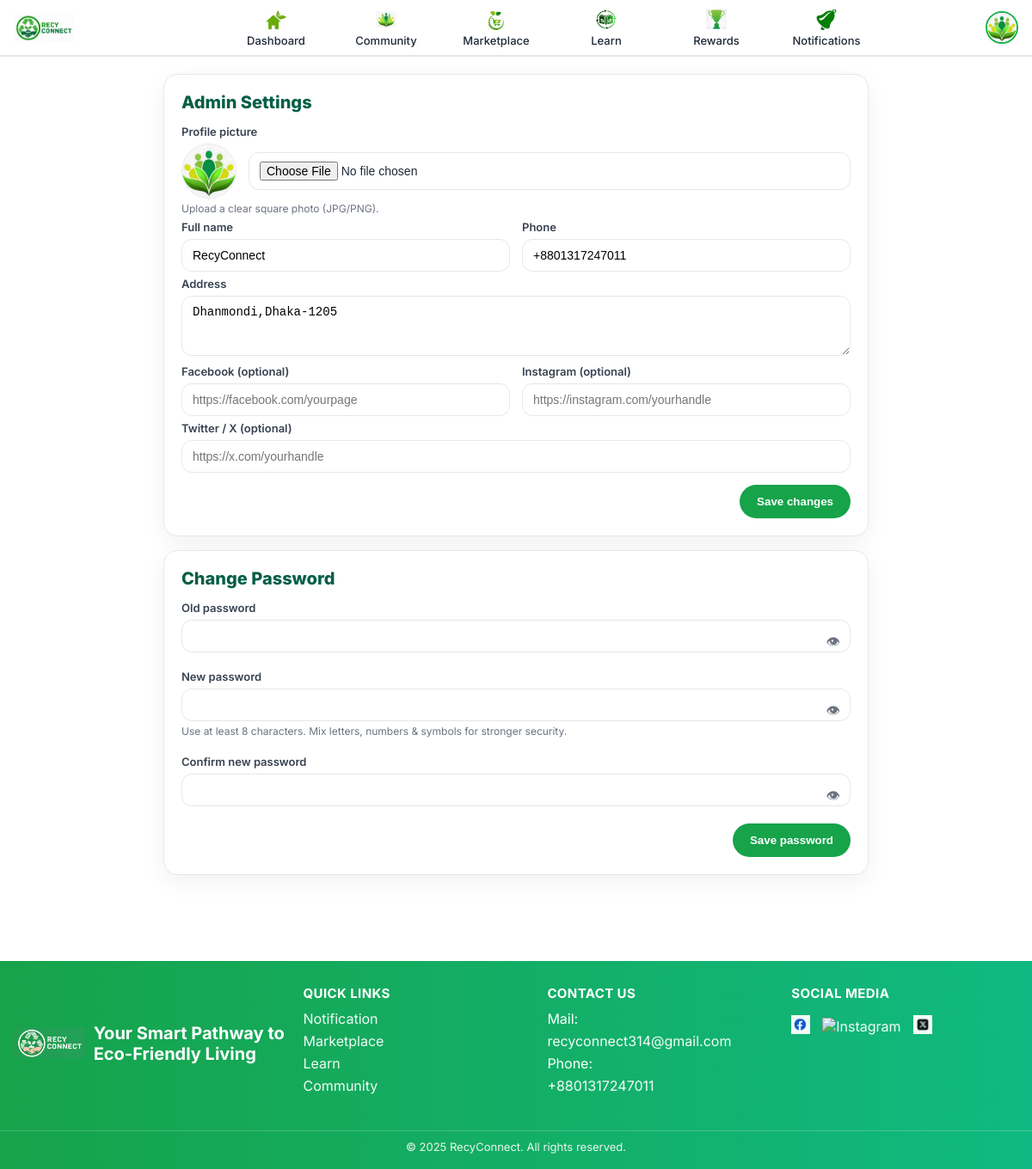
Screenshot of /panel/settings/ (signed in) with the database file from the repository.
### User/models.py (models this page shows, shortened)
class User(AbstractBaseUser):
    ROLE_CHOICES = [
        ("household", "Household"),
        ("collector", "Collector"),
        ("recycler",  "Recycling Centre"),
        ("buyer",     "Buyer"),
    ]
    email = models.EmailField(unique=True, db_index=True)
    password = models.CharField(max_length=128)
    role = models.CharField(max_length=20, choices=ROLE_CHOICES)
    name = models.CharField(max_length=100, blank=True)
    phone = models.CharField(max_length=20, blank=True)
    address = models.CharField(max_length=255, blank=True)
    profile_image = models.ImageField(
        upload_to="user_avatars/%Y/%m/",
        blank=True, null=True,
        help_text="Upload a clear profile photo.",
    )
    map_url = models.URLField(
        blank=True,
        help_text="Google Maps link to your address.",
    )
    facebook = models.URLField(blank=True)
    instagram = models.URLField(blank=True)
    twitter  = models.URLField(blank=True)
    is_staff = models.BooleanField(default=False)
    is_superuser = models.BooleanField(default=False)
    is_active = models.BooleanField(default=False)
    is_approved = models.BooleanField(default=False)
    approved_at = models.DateTimeField(null=True, blank=True)
    approved_by = models.ForeignKey(
        "self", null=True, blank=True,
        on_delete=models.SET_NULL, related_name="approved_users"
    )
    date_joined = models.DateTimeField(default=timezone.now)
    id_card_image = models.ImageField(
        upload_to="user_ids/%Y/%m/",
        blank=True, null=True,
        help_text="ID/visiting card (required for Collector and Recycling Centre).",
    )
    objects = UserManager()
    USERNAME_FIELD = "email"
    REQUIRED_FIELDS = ["role"]
    class Meta:
        ordering = ("-date_joined",)

### AdminPanel/views.py (the view, shortened to what this page needs)
# urls.py: path("settings/", views.settings_view, name="settings"),
@guard
def settings_view(request):
    return render(request, "Admin/ad_settings.html")

### AdminPanel/views.py (called while the page is built)
def staff_or_super(u):
    return u.is_authenticated and (u.is_superuser or u.is_staff)

### Templates/Admin/ad_settings.html (shortened to what this page needs)
{% extends "Admin/admin_base.html" %}
{% load static %}
{% block content %}
<div class="set-wrap">
  <div class="set-card">
    <div class="set-head">
      <div class="set-title">Admin Settings</div>
    </div>
    <form method="post" enctype="multipart/form-data" action="{% url 'adminpanel:settings' %}">
      <div class="row">
        <div class="lbl">Profile picture</div>
        <div class="avatar-box">
          {% if request.user.profile_image %}
            <img class="avatar-prev" src="{{ request.user.profile_image.url }}" alt="Avatar">
          {% else %}
            <img class="avatar-prev" src="{% static 'icons/avatar-placeholder.png' %}" alt="Avatar">
          {% endif %}
          <input class="inp" type="file" name="profile_image" accept="image/*">
        </div>
        <div class="help">Upload a clear square photo (JPG/PNG).</div>
      </div>
      <div class="grid-2">
        <div class="row">
          <div class="lbl">Full name</div>
          <input class="inp" name="name" type="text" value="{{ request.user.name|default:'' }}" placeholder="Your name">
        </div>
        <div class="row">
          <div class="lbl">Phone</div>
          <input class="inp" name="phone" type="text" value="{{ request.user.phone|default:'' }}" placeholder="+880...">
        </div>
      </div>
      <div class="row">
        <div class="lbl">Address</div>
        <textarea class="txt" name="address" rows="3" placeholder="Street, City, ZIP">{{ request.user.address|default:'' }}</textarea>
      </div>
      <div class="grid-2">
        <div class="row">
          <div class="lbl">Facebook (optional)</div>
          <input class="inp" name="facebook" type="url" value="{{ request.user.facebook|default:'' }}" placeholder="https://facebook.com/yourpage">
        </div>
        <div class="row">
          <div class="lbl">Instagram (optional)</div>
          <input class="inp" name="instagram" type="url" value="{{ request.user.instagram|default:'' }}" placeholder="https://instagram.com/yourhandle">
        </div>
      </div>
      <div class="row">
        <div class="lbl">Twitter / X (optional)</div>
        <input class="inp" name="twitter" type="url" value="{{ request.user.twitter|default:'' }}" placeholder="https://x.com/yourhandle">
      </div>
      <div style="margin-top:14px; display:flex; justify-content:flex-end;">
        <button type="submit" class="btn-save">Save changes</button>
      </div>
    </form>
  </div>
  <div class="set-card">
    <div class="set-head">
      <div class="set-title">Change Password</div>
    </div>
    <form method="post" action="{% url 'adminpanel:settings' %}">
      <div class="grid-1">
        <div class="row">
          <div class="lbl">Old password</div>
          <input id="oldPass" class="inp" name="old_password" type="password" autocomplete="current-password" required>
          <span class="eye-btn" onclick="togglePass('oldPass', this)">👁</span>
        </div>
        <div class="row">
          <div class="lbl">New password</div>
          <input id="newPass" class="inp" name="new_password" type="password" minlength="8" autocomplete="new-password" required>
          <span class="eye-btn" onclick="togglePass('newPass', this)">👁</span>
          <div class="help">Use at least 8 characters. Mix letters, numbers & symbols for stronger security.</div>
        </div>
        <div class="row">
          <div class="lbl">Confirm new password</div>
          <input id="confirmPass" class="inp" name="confirm_password" type="password" minlength="8" autocomplete="new-password" required>
          <span class="eye-btn" onclick="togglePass('confirmPass', this)">👁</span>
        </div>
      </div>
      <div style="margin-top:14px; display:flex; justify-content:flex-end;">
        <button type="submit" class="btn-save">Save password</button>
      </div>
    </form>
  </div>
</div>
{% endblock %}

### Templates/Admin/admin_base.html (shortened to what this page needs)
{% load static %}
<!DOCTYPE html>
<html lang="en">
<head>
</head>
<body>
  {% with url_name=request.resolver_match.url_name|default:'' %}
  <div class="navbar-wrap">
    <nav class="navbar">
      <a class="brand" href="#">
        <img src="{% static 'RecyLogoNew.png' %}" alt="RecyConnect">
      </a>
      <div class="menu">
       <a href="{% url 'adminpanel:dashboard' %}"
           class="{% if url_name == 'dashboard' %}active{% endif %}">
          <img src="{% static 'home.png' %}" alt="Home">
          <span>Dashboard</span>
        </a>
        <a href="{% url 'adminpanel:community' %}"
           class="{% if url_name == 'community' %}active{% endif %}">
          <img src="{% static 'community.png' %}" alt="Community">
          <span>Community</span>
        </a>
       <a href="{% url 'adminpanel:marketplace' %}"
           class="{% if url_name == 'marketplace' %}active{% endif %}">
          <img src="{% static 'cart.png' %}" alt="Marketplace">
          <span>Marketplace</span>
        </a>
        <a href="{% url 'adminpanel:learn' %}"
           class="{% if url_name == 'learn' %}active{% endif %}">
          <img src="{% static 'learn.png' %}" alt="Learn">
          <span>Learn</span>
        </a>
        <a href="{% url 'adminpanel:rewards' %}"
           class="{% if url_name == 'rewards' %}active{% endif %}">
          <img src="{% static 'trophy.png' %}" alt="Rewards">
          <span>Rewards</span>
        </a>
        <a href="{% url 'adminpanel:notifications' %}"
           class="{% if url_name == 'notifications' %}active{% endif %}">
          <img src="{% static 'bell.png' %}" alt="Notifications">
          <span>Notifications</span>
        </a>
      </div>
      <div class="profile">
        <button class="avatar-btn" id="avatarBtn" aria-label="Profile menu">
          {% if request.user.is_authenticated and request.user.profile_image %}
            <img class="avatar" src="{{ request.user.profile_image.url }}" alt="Profile" />
          {% else %}
            <img class="avatar" src="{% static 'icons/avatar-placeholder.png' %}" alt="Profile" />
          {% endif %}
        </button>
      </div>
    </nav>
  </div>
  <main class="container">
    {% block content %}{% endblock %}
  </main>
  <footer class="footer">
    <div class="inner">
      <div class="foot-brand">
        <img src="{% static 'LogoFooter.png' %}" alt="RecyConnect">
        <div><div class="foot-title">Your Smart Pathway to Eco-Friendly Living</div></div>
      </div>
      <div class="foot-col">
        <h4>Quick Links</h4>
        <a href="{% url 'adminpanel:notifications' %}">Notification</a>
        <a href="{% url 'adminpanel:marketplace' %}">Marketplace</a>
        <a href="{% url 'adminpanel:learn' %}">Learn</a>
        <a href="{% url 'adminpanel:community' %}">Community</a>
      </div>
      <div class="foot-col">
        <h4>Contact Us</h4>
        <div>Mail: <a href="mailto:recyconnect314@gmail.com">recyconnect314@gmail.com</a></div>
        <div style="margin-top:6px;">Phone: <a href="tel:+8801317247011">+8801317247011</a></div>
      </div>
      <div class="foot-col">
        <h4>Social Media</h4>
        <div class="social-row">
          <a href="https://facebook.com/" target="_blank" rel="noopener"><img src="{% static 'fb.png' %}" alt="Facebook"></a>
          <a href="https://instagram.com/" target="_blank" rel="noopener"><img src="{% static 'insta.jpeg' %}" alt="Instagram"></a>
          <a href="https://twitter.com/" target="_blank" rel="noopener"><img src="{% static 'X ic.jpg' %}" alt="Twitter/X"></a>
        </div>
      </div>
    </div>
    <div class="copyright">© 2025 RecyConnect. All rights reserved.</div>
  </footer>
  {% endwith %}
</body>
</html>

### Templates/Admin/admin_base.html (style rules this page uses)
:root { --brand:#19b34b; --text:#1f2937; --bg:#ffffff; --nav-h:64px; --gap:36px; --container:1200px; }
* { box-sizing:border-box }
html,body { margin:0;padding:0;font-family:Inter,system-ui,Arial,sans-serif;color:var(--text);background:#fff }
.navbar-wrap { position:sticky; top:0; z-index:50; background:var(--bg); border-bottom:2px solid #e5e7eb; }
.navbar { height:var(--nav-h); max-width:var(--container); margin:0 auto; padding:0 16px; display:flex; align-items:center; justify-content:space-between; gap:16px; }
.brand { display:flex; align-items:center; gap:10px; min-width:120px; }
.brand img { height:34px; width:auto; display:block }
.menu { display:flex; align-items:center; justify-content:center; gap:var(--gap); flex:1; }
.menu a { width:92px; text-decoration:none; color:var(--text); display:flex; flex-direction:column; align-items:center; justify-content:center; gap:6px; padding:6px 4px; border-radius:10px; font-weight:500; text-align:center; transition:transform .15s ease, background .15s ease; }
.menu img { width:24px; height:24px; object-fit:contain; display:block }
.menu span { font-size:13px; line-height:1; }
.profile { position:relative; display:flex; align-items:center; gap:10px; }
.avatar-btn { border:none; background:transparent; padding:0; cursor:pointer; display:grid; place-items:center; }
.avatar { width:38px; height:38px; border-radius:50%; object-fit:cover; border:2px solid var(--brand); }
.container { max-width:var(--container); margin:20px auto; padding:0 16px 60px; }
.footer { margin-top:40px; background:linear-gradient(to right, #16a34a, #10b981); color:#fff; }
.footer .inner { max-width:var(--container); margin:0 auto; padding:28px 16px 36px; display:grid; gap:20px; grid-template-columns: 1.2fr 1fr 1fr 1fr; }
.foot-brand { display:flex; align-items:center; gap:10px; }
.foot-brand img { height:36px; width:auto }
.foot-title { font-size:20px; font-weight:700; margin:6px 0 4px }
.foot-col h4 { margin:0 0 10px; font-size:15px; text-transform:uppercase; letter-spacing:.4px }
.foot-col a { display:block; color:#fff; text-decoration:none; margin:6px 0; opacity:.95 }
.social-row { display:flex; align-items:center; gap:14px; margin-top:6px }
.social-row img { width:22px; height:22px }
.copyright { text-align:center; color:#eaf6ee; font-size:13px; padding:10px 16px 18px; border-top:1px solid rgba(255,255,255,.2); }

### Templates/Admin/ad_settings.html (style rules this page uses)
.set-wrap { min-height: 60vh; display:flex; flex-direction:column; align-items:center; gap:16px; }
.set-card { width:100%; max-width:820px; background:#fff; border:1px solid #e5e7eb; border-radius:16px; box-shadow:0 8px 28px rgba(0,0,0,.06); padding:20px; }
.set-head { display:flex; align-items:center; justify-content:space-between; margin-bottom:14px; }
.set-title { font-size:20px; font-weight:800; color:#065f46 }
.grid-2 { display:grid; grid-template-columns:1fr 1fr; gap:14px; }
.grid-1 { display:grid; gap:14px; }
.lbl { font-size:13px; font-weight:600; color:#374151; margin-bottom:6px }
.inp, .txt { width:100%; border:1px solid #e5e7eb; border-radius:12px; padding:10px 40px 10px 12px; outline:none; font-size:14px; }
.row { margin-bottom:6px; position:relative; }
.help { font-size:12px; color:#6b7280; margin-top:4px }
.avatar-box { display:flex; gap:14px; align-items:center; }
.avatar-prev { width:64px; height:64px; border-radius:50%; object-fit:cover; border:1px solid #e5e7eb; }
.btn-save { display:inline-flex; align-items:center; justify-content:center; background:#16a34a; color:#fff; border:none; border-radius:999px; padding:12px 20px; font-weight:700; cursor:pointer; }
.eye-btn { position:absolute; right:12px; top:36px; cursor:pointer; color:#6b7280; }

### rows the page displays
User: user.profile_image (picture), name "RecyConnect", phone "+8801317247011", address "Dhanmondi,Dhaka-1205"
